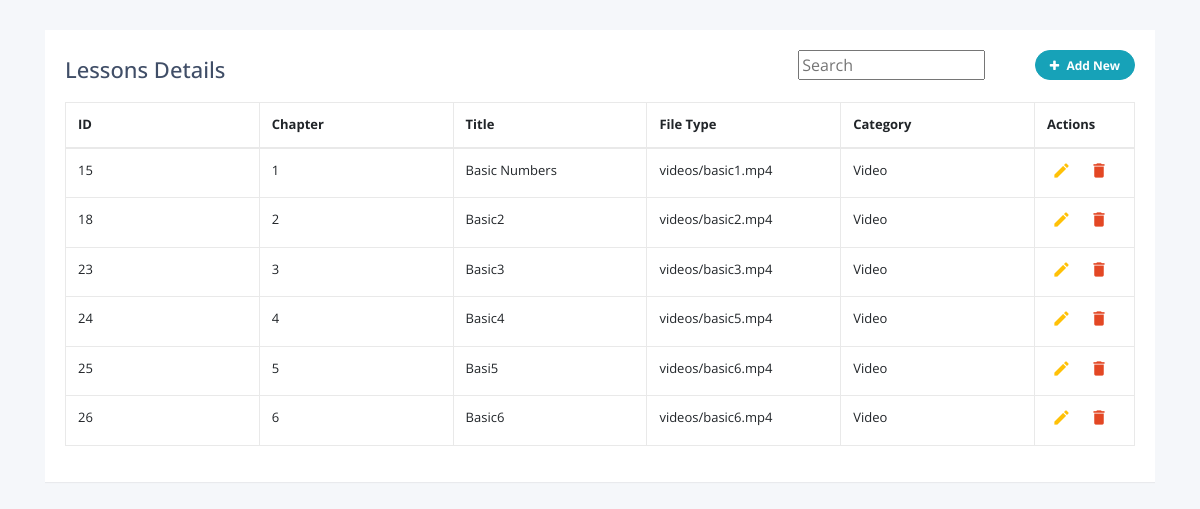
Screenshot of /ld.php with the database file from the repository.
### tables this page shows
CREATE TABLE `lesson` (
  `LessonID` int(4) NOT NULL,
  `LessonChapter` varchar(256) NOT NULL,
  `LessonTitle` varchar(255) NOT NULL,
  `FileLocation` text NOT NULL,
  `Category` varchar(255) NOT NULL
);

### ld.php (called while the page is built, shortened)
<?php
include('connection.php');
include('lessons.php');

### lessons.php (the view, shortened to what this page needs)
<?php
include('connection.php');
?>
<!DOCTYPE html>
<html lang="en">
<head>
<link rel="stylesheet" href="https://stackpath.bootstrapcdn.com/bootstrap/4.5.0/css/bootstrap.min.css">
<link rel="stylesheet" href="https://maxcdn.bootstrapcdn.com/font-awesome/4.7.0/css/font-awesome.min.css">
</head>
<body>
<div class="container-lg">
    <div class="table-responsive">
        <div class="table-wrapper">
            <div class="table-title">
                <div class="row">
                    <div class="col-sm-8"><h2>Lessons Details</b></h2></div> <div class="col-sm-4">
                      <input id="search" name="name" class="input-text js-input" type="text" placeholder="Search " required  />
                     <a href="lad.php" > <button type="button" class="btn btn-info add-new" ><i class="fa fa-plus"></i> Add New</button></a>
                    </div>
                </div>
            </div>
            <?php
                $query = "SELECT * FROM lesson";
                $query_run = mysqli_query($conn, $query);
            ?>
             <table class="table table-bordered">
                <thead>
                    <tr>
                    <th> ID </th>
                    <th> Chapter </th>
                    <th> Title</th>
                    <th>File Type </th>
                    <th>Category</th>
                    <th>Actions</th>
                    </tr>
                </thead>
                    <tbody  id="cont">
                    <?php
                        if(mysqli_num_rows($query_run) > 0)
                        {
                            while($row = mysqli_fetch_assoc($query_run))
                            {
                        ?>
                            <tr>
                                <td ><?php  echo  $_SESSION['LessonID']; ?></td>
                                <td ><?php  echo $row['LessonChapter']; ?></td>
                                <td  ><?php  echo $row['LessonTitle']; ?></td>
                                <td ><?php  echo $row['FileLocation']; ?></td>
                                <td ><?php  echo $row['Category']; ?></td>
                        <td>
                            <a class="edit" href=" lum.php" title="Edit" data-toggle="tooltip"><i class="material-icons">&#xE254;</i></a>
                            <a class="delete"  href="ld.php" title="Delete" data-toggle="tooltip"><i class="material-icons">&#xE872;</i></a>
                        </td>
                        </tr>
                        <?php
                            }
                        }
                        else {
                            echo "No Record Found";
                        }
                        ?>
                </tbody>
            </table>
        </div>
    </div>
</div>
</body>
</html>

### lessons.php (style rules this page uses)
body { color: #404E67; background: #F5F7FA; font-family: 'Open Sans', sans-serif; }
.table-wrapper { table-layout: auto; width: 100%; margin: 30px auto; background: #fff; padding: 20px; box-shadow: 0 1px 1px rgba(0,0,0,.05); }
.table-title { padding-bottom: 10px; margin: 0 0 10px; }
.table-title h2 { margin: 6px 0 0; font-size: 22px; }
.table-title .add-new { float: right; height: 30px; font-weight: bold; font-size: 12px; text-shadow: none; min-width: 100px; border-radius: 50px; line-height: 13px; }
.table-title .add-new i { margin-right: 4px; }
table.table { table-layout: fixed; }
table.table tr th, table.table tr td { border-color: #e9e9e9; font-size: 13px; }
table.table th:last-child { width: 100px; }
table.table td a { cursor: pointer; display: inline-block; margin: 0 5px; min-width: 24px; }
table.table td a.edit { color: #FFC107; }
table.table td a.delete { color: #E34724; }
table.table td i { font-size: 19px; }

### rows the page displays
lesson: LessonID "15", LessonChapter "1", LessonTitle "Basic Numbers", FileLocation "videos/basic1.mp4", Category "Video"
lesson: LessonID "18", LessonChapter "2", LessonTitle "Basic2", FileLocation "videos/basic2.mp4", Category "Video"
lesson: LessonID "23", LessonChapter "3", LessonTitle "Basic3", FileLocation "videos/basic3.mp4", Category "Video"
lesson: LessonID "24", LessonChapter "4", LessonTitle "Basic4", FileLocation "videos/basic5.mp4", Category "Video"
lesson: LessonID "25", LessonChapter "5", LessonTitle "Basi5", FileLocation "videos/basic6.mp4", Category "Video"
lesson: LessonID "26", LessonChapter "6", LessonTitle "Basic6", FileLocation "videos/basic6.mp4", Category "Video"
